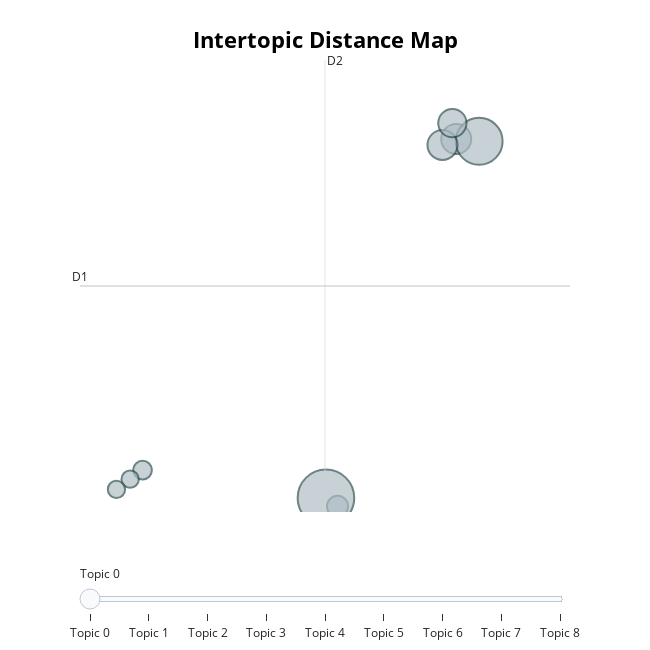

The cell this chart's notebook holds for it:
### Code cell
model.visualize_topics()

### Figure 1 — Plotly figure (JSON) as saved in the notebook; plotly's stock layout.template omitted (floating-point values rounded to 4 significant figures)
{"data": [{"customdata": [[0, "energy | india | raw material | mining | potential", 9], [1, "water | india | world | resources | climate", 64], [2, "art | architecture | indian | early | history", 18], [3, "india | british | mahatma gandhi | gandhi | mahatma", 44], [4, "india | cities | new | smart | urban", 18], [5, "women | poverty | india | population | sex", 16], [6, "regionalism | cultural | states | basis | diversity india", 7], [7, "caste | indian society | society | vis | indian", 6], [8, "secularism | practices | debates | indian | making indian", 6]], "hovertemplate": "<b>Topic %{customdata[0]}</b><br>%{customdata[1]}<br>Size: %{customdata[2]}", "legendgroup": "", "marker": {"color": "#B0BEC5", "line": {"color": "DarkSlateGrey", "width": 2}, "size": [9, 64, 18, 44, 18, 16, 7, 6, 6], "sizemode": "area", "sizeref": 0.04, "symbol": "circle"}, "mode": "markers", "name": "", "orientation": "v", "showlegend": false, "type": "scatter", "x": [12.07, 11.77, 15.16, 15.76, 14.8, 15.06, 7.0, 6.677, 6.321], "xaxis": "x", "y": [1.316, 1.618, 14.28, 14.2, 14.07, 14.84, 2.598, 2.278, 1.914], "yaxis": "y"}], "layout": {"annotations": [{"showarrow": false, "text": "D1", "x": 5.373, "y": 9.092, "yshift": 10}, {"showarrow": false, "text": "D2", "x": 11.75, "xshift": 10, "y": 17.07}], "height": 650, "hoverlabel": {"bgcolor": "white", "font": {"family": "Rockwell", "size": 16}}, "legend": {"itemsizing": "constant", "tracegroupgap": 0}, "margin": {"t": 60}, "shapes": [{"line": {"color": "#CFD8DC", "width": 2}, "type": "line", "x0": 11.75, "x1": 11.75, "y0": 1.118, "y1": 17.07}, {"line": {"color": "#9E9E9E", "width": 2}, "type": "line", "x0": 5.373, "x1": 18.12, "y0": 9.092, "y1": 9.092}], "sliders": [{"active": 0, "pad": {"t": 50}, "steps": [{"args": [{"marker.color": [["red", "#B0BEC5", "#B0BEC5", "#B0BEC5", "#B0BEC5", "#B0BEC5", "#B0BEC5", "#B0BEC5", "#B0BEC5"]]}], "label": "Topic 0", "method": "update"}, {"args": [{"marker.color": [["#B0BEC5", "red", "#B0BEC5", "#B0BEC5", "#B0BEC5", "#B0BEC5", "#B0BEC5", "#B0BEC5", "#B0BEC5"]]}], "label": "Topic 1", "method": "update"}, {"args": [{"marker.color": [["#B0BEC5", "#B0BEC5", "red", "#B0BEC5", "#B0BEC5", "#B0BEC5", "#B0BEC5", "#B0BEC5", "#B0BEC5"]]}], "label": "Topic 2", "method": "update"}, {"args": [{"marker.color": [["#B0BEC5", "#B0BEC5", "#B0BEC5", "red", "#B0BEC5", "#B0BEC5", "#B0BEC5", "#B0BEC5", "#B0BEC5"]]}], "label": "Topic 3", "method": "update"}, {"args": [{"marker.color": [["#B0BEC5", "#B0BEC5", "#B0BEC5", "#B0BEC5", "red", "#B0BEC5", "#B0BEC5", "#B0BEC5", "#B0BEC5"]]}], "label": "Topic 4", "method": "update"}, {"args": [{"marker.color": [["#B0BEC5", "#B0BEC5", "#B0BEC5", "#B0BEC5", "#B0BEC5", "red", "#B0BEC5", "#B0BEC5", "#B0BEC5"]]}], "label": "Topic 5", "method": "update"}, {"args": [{"marker.color": [["#B0BEC5", "#B0BEC5", "#B0BEC5", "#B0BEC5", "#B0BEC5", "#B0BEC5", "red", "#B0BEC5", "#B0BEC5"]]}], "label": "Topic 6", "method": "update"}, {"args": [{"marker.color": [["#B0BEC5", "#B0BEC5", "#B0BEC5", "#B0BEC5", "#B0BEC5", "#B0BEC5", "#B0BEC5", "red", "#B0BEC5"]]}], "label": "Topic 7", "method": "update"}, {"args": [{"marker.color": [["#B0BEC5", "#B0BEC5", "#B0BEC5", "#B0BEC5", "#B0BEC5", "#B0BEC5", "#B0BEC5", "#B0BEC5", "red"]]}], "label": "Topic 8", "method": "update"}]}], "title": {"font": {"color": "Black", "size": 22}, "text": "<b>Intertopic Distance Map</b>", "x": 0.5, "xanchor": "center", "y": 0.95, "yanchor": "top"}, "width": 650, "xaxis": {"anchor": "y", "domain": [0, 1], "range": [5.373, 18.12], "title": {"text": ""}, "visible": false}, "yaxis": {"anchor": "x", "domain": [0, 1], "range": [1.118, 17.07], "title": {"text": ""}, "visible": false}}}
